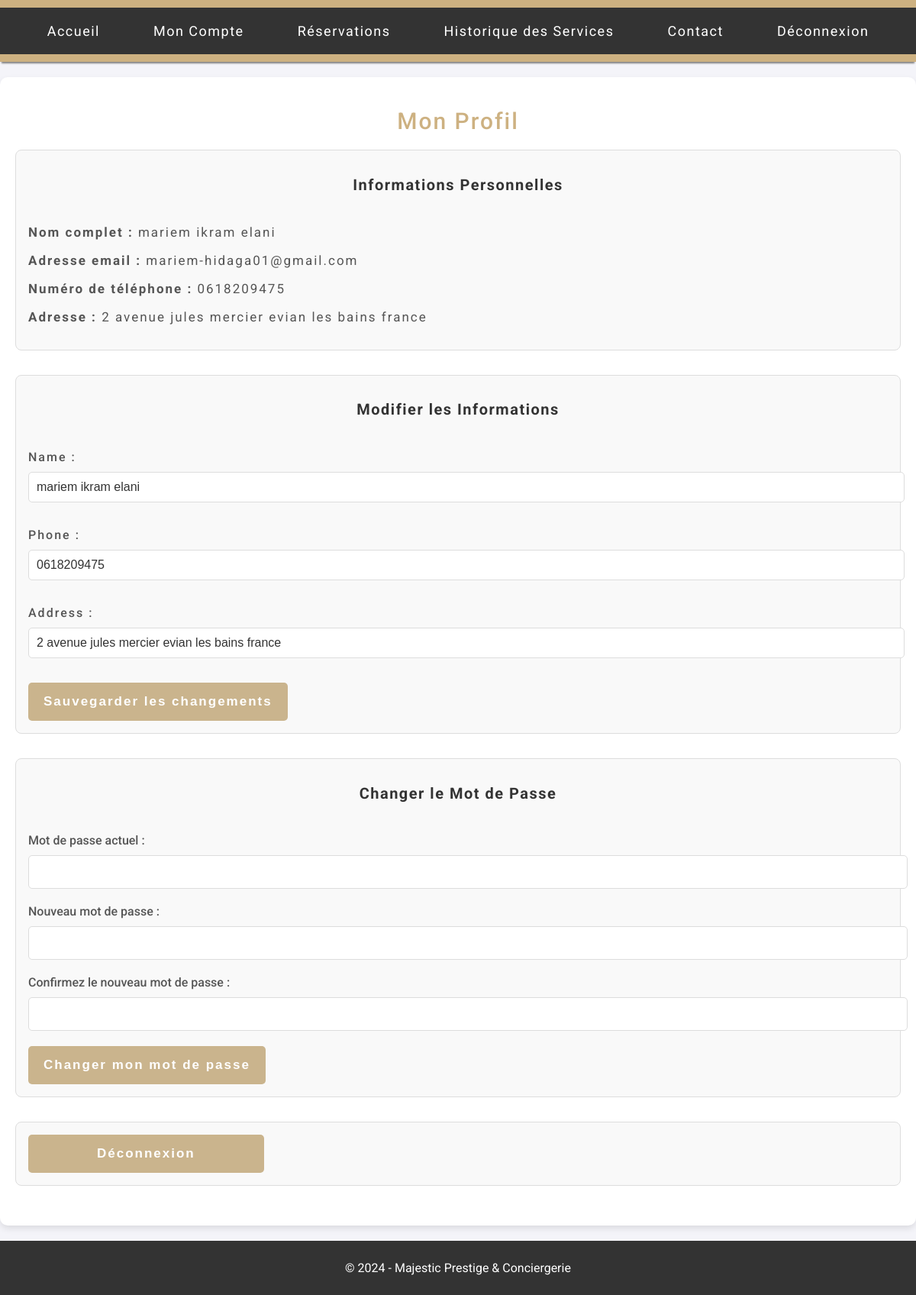
The page /profil/ (signed in) on the database its author committed.
### services/backend/models.py (models this page shows, shortened)
class Client(models.Model):
    user = models.OneToOneField(User, on_delete=models.CASCADE, null=True, related_name='client')  # Lien avec le modèle User
    name = models.CharField(max_length=50)
    phone = models.CharField(max_length=15)
    address = models.CharField(max_length=100)

### services/backend/views.py (the view)
# urls.py: path('profil/', views.mon_compte, name='mon_compte'),
@login_required
def mon_compte(request):
    client = request.user.client
    if request.method == 'POST':
        profile_form = ProfileUpdateForm(request.POST, instance=client)
        if profile_form.is_valid():
            profile_form.save()
            messages.success(request, 'Informations mises à jour avec succès.')
            return redirect('mon_compte')  # Rediriger vers la même page après la soumission
    else:
        profile_form = ProfileUpdateForm(instance=client)
    return render(request, 'profil.html', {
        'profile_form': profile_form,
        'client': client  # Passe l'objet client au template si nécessaire
    })

### services/backend/forms.py
class ProfileUpdateForm(forms.ModelForm):
    class Meta:
        model = Client
        fields = ['name', 'phone', 'address']
        widgets = {
            'name': forms.TextInput(attrs={'class': 'form-control', 'placeholder': 'Nom'}),
            'phone': forms.TextInput(attrs={'class': 'form-control', 'placeholder': 'Téléphone'}),
            'address': forms.TextInput(attrs={'class': 'form-control', 'placeholder': 'Adresse'}),
        }

### services/frontend/templates/profil.html (shortened to what this page needs)
{% load static %}
<!DOCTYPE html>
<html lang="fr">
<head>
    <link rel="stylesheet" href="{% static 'css/profile.css' %}">
</head>
<body>
    <header>
        <nav>
            <ul>
                <li><a href="{% url 'accueil' %}">Accueil</a></li>
                <li><a href="{% url 'mon_compte' %}">Mon Compte</a></li>
                <li><a href="{% url 'dash_reservation' %}">Réservations</a></li>
                <li><a href="{% url 'historique_service' %}">Historique des Services</a></li>
                <li><a href="{% url 'contact' %}">Contact</a></li>
                <li><a href="{% url 'logout_user' %}">Déconnexion</a></li>
            </ul>
        </nav>
    </header>
<main>
<h1>Mon Profil</h1>
<div class="profile-section">
    <h2>Informations Personnelles</h2>
    <p><strong>Nom complet :</strong> {{ client.name }}</p>
    <p><strong>Adresse email :</strong> {{ request.user.email }}</p>
    <p><strong>Numéro de téléphone :</strong> {{ client.phone }}</p>
    <p><strong>Adresse :</strong> {{ client.address }}</p>
</div>
<div class="profile-section">
    <h2>Modifier les Informations</h2>
    <form method="post" action=".">
        {{ profile_form.as_p }}
        <button type="submit" class="btn btn-primary">Sauvegarder les changements</button>
    </form>
</div>
<div class="profile-section">
    <h2>Changer le Mot de Passe</h2>
    <form method="post" action="{% url 'changer_mot_de_passe' %}">
        <label for="old_password">Mot de passe actuel :</label>
        <input type="password" id="old_password" name="old_password" required>
        <label for="new_password1">Nouveau mot de passe :</label>
        <input type="password" id="new_password1" name="new_password1" required>
        <label for="new_password2">Confirmez le nouveau mot de passe :</label>
        <input type="password" id="new_password2" name="new_password2" required>
        <button type="submit" class="btn btn-secondary">Changer mon mot de passe</button>
    </form>
</div>
<div class="profile-section">
    <a href="{% url 'logout_user' %}"><button class="btn btn-danger">Déconnexion</button></a>
</div>
</main>
<footer>
    <p>&copy; 2024 - Majestic Prestige & Conciergerie</p>
</footer>
</body>
</html>

### services/frontend/static/css/profile.css (style rules this page uses)
body { font-family: 'Roboto', sans-serif; background-color: #f4f4f9; margin: 0; padding: 0; color: #333; }
h2 { font-size: 20px; color:#333; text-align: center; letter-spacing: 1.5px; }
h1 { color:#CDB181 ; font-size: 30px; text-align: center; letter-spacing: 2px; font-weight: 500; }
header { background-color: #CDB181; color: white; padding: 10px 0; text-align: center; box-shadow: 0px 4px 2px -2px gray; }
nav { background-color: #333; display: flex; justify-content: center; padding: 10px; }
nav ul { list-style-type: none; margin: 0; padding: 0; display: flex; letter-spacing: 1.5px; }
nav ul li { margin: 0 15px; }
nav ul li a { color: white; text-decoration: none; font-size: 18px; padding: 10px 20px; display: block; border-radius: 5px; }
main { margin: 20px auto; padding: 20px; max-width: 1200px; background-color: white; border-radius: 10px; box-shadow: 0 4px 8px rgba(0, 0, 0, 0.1); }
main h2 { margin-bottom: 20px; }
footer { background-color: #333; color: white; text-align: center; padding: 10px 0; width: 100%; bottom: 0; }
.form-control { border: 1px solid #ddd; border-radius: 5px; padding: 10px; font-size: 16px; color: #333; width: 100%; margin-bottom: 15px; margin-top: 10px; transition: border-color 0.3s; }
.profile-section { margin-bottom: 2em; padding: 1em; border: 1px solid #ddd; border-radius: 8px; background-color: #f9f9f9; }
.profile-section h2 { color: #333; margin-bottom: 2em; }
.profile-section p { font-size: 17px; color: #555; letter-spacing: 2px; }
.btn { padding: 0.5em 1em; border-radius: 5px; font-weight: bold; }
.btn-primary, .btn-secondary { background-color: #cab48d; border: none; color: white; padding: 10px 20px; border-radius: 5px; cursor: pointer; transition: background-color 0.3s; font-size: 17px; padding: 15px 20px; letter-spacing: 2px; }
.btn-danger { background-color: #cab48d; border: none; color: white; padding: 10px 20px; border-radius: 5px; cursor: pointer; transition: background-color 0.3s; font-size: 17px; padding: 15px 90px; letter-spacing: 2px; }
.profile-section label { font-weight: 500; color: #555; font-size: 16px; }
.profile-section input[type="password"] { display: block; width: 100%; padding: 12px; margin: 10px 0 20px; border: 1px solid #ddd; border-radius: 5px; font-size: 16px; transition: border-color 0.3s; }

### rows shown on the page
Client: name "mariem ikram elani", phone "0618209475", address "2 avenue jules mercier evian les bains france"

### other values the page prints
{{ request.user.email }} "mariem-hidaga01@gmail.com"
